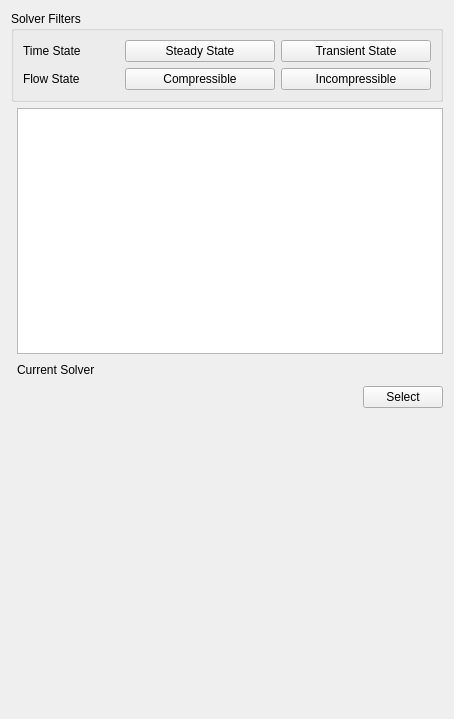
<?xml version="1.0" encoding="UTF-8"?>
<ui version="4.0">
 <class>SetupWidget</class>
 <widget class="QWidget" name="SetupWidget">
  <property name="geometry">
   <rect>
    <x>0</x>
    <y>0</y>
    <width>454</width>
    <height>719</height>
   </rect>
  </property>
  <property name="windowTitle">
   <string>Form</string>
  </property>
  <layout class="QGridLayout" name="gridLayout_4">
   <item row="0" column="0" colspan="2">
    <widget class="QGroupBox" name="groupBox">
     <property name="title">
      <string>Solver Filters</string>
     </property>
     <layout class="QGridLayout" name="gridLayout_3">
      <item row="0" column="0">
       <layout class="QHBoxLayout" name="horizontalLayout_4">
        <item>
         <widget class="QLabel" name="label_2">
          <property name="text">
           <string>Time State</string>
          </property>
         </widget>
        </item>
        <item>
         <layout class="QHBoxLayout" name="horizontalLayout_5">
          <item>
           <widget class="QPushButton" name="pushButton_SteadyState">
            <property name="enabled">
             <bool>true</bool>
            </property>
            <property name="minimumSize">
             <size>
              <width>150</width>
              <height>0</height>
             </size>
            </property>
            <property name="text">
             <string>Steady State</string>
            </property>
           </widget>
          </item>
          <item>
           <widget class="QPushButton" name="pushButton_Transient">
            <property name="minimumSize">
             <size>
              <width>150</width>
              <height>0</height>
             </size>
            </property>
            <property name="text">
             <string>Transient State</string>
            </property>
           </widget>
          </item>
         </layout>
        </item>
       </layout>
      </item>
      <item row="1" column="0">
       <layout class="QHBoxLayout" name="horizontalLayout_2">
        <item>
         <widget class="QLabel" name="label">
          <property name="text">
           <string>Flow State</string>
          </property>
         </widget>
        </item>
        <item>
         <layout class="QHBoxLayout" name="horizontalLayout">
          <item>
           <widget class="QPushButton" name="pushButton_Compressible">
            <property name="minimumSize">
             <size>
              <width>150</width>
              <height>0</height>
             </size>
            </property>
            <property name="text">
             <string>Compressible</string>
            </property>
           </widget>
          </item>
          <item>
           <widget class="QPushButton" name="pushButton_Incompressible">
            <property name="minimumSize">
             <size>
              <width>150</width>
              <height>0</height>
             </size>
            </property>
            <property name="text">
             <string>Incompressible</string>
            </property>
           </widget>
          </item>
         </layout>
        </item>
       </layout>
      </item>
     </layout>
    </widget>
   </item>
   <item row="1" column="1">
    <layout class="QGridLayout" name="gridLayout_2">
     <item row="0" column="0" colspan="2">
      <layout class="QGridLayout" name="gridLayout">
       <item row="1" column="2">
        <widget class="QLabel" name="label_CurrentSolver">
         <property name="text">
          <string/>
         </property>
        </widget>
       </item>
       <item row="1" column="1">
        <spacer name="horizontalSpacer">
         <property name="orientation">
          <enum>Qt::Horizontal</enum>
         </property>
         <property name="sizeHint" stdset="0">
          <size>
           <width>40</width>
           <height>20</height>
          </size>
         </property>
        </spacer>
       </item>
       <item row="0" column="0" colspan="3">
        <widget class="QTableWidget" name="tableWidget"/>
       </item>
       <item row="1" column="0">
        <widget class="QLabel" name="label_CurrentSolverTitle">
         <property name="text">
          <string>Current Solver</string>
         </property>
        </widget>
       </item>
      </layout>
     </item>
     <item row="1" column="0">
      <spacer name="horizontalSpacer_2">
       <property name="orientation">
        <enum>Qt::Horizontal</enum>
       </property>
       <property name="sizeHint" stdset="0">
        <size>
         <width>168</width>
         <height>20</height>
        </size>
       </property>
      </spacer>
     </item>
     <item row="1" column="1">
      <widget class="QPushButton" name="pushButton_Select">
       <property name="text">
        <string>Select</string>
       </property>
      </widget>
     </item>
    </layout>
   </item>
   <item row="2" column="1">
    <spacer name="verticalSpacer">
     <property name="orientation">
      <enum>Qt::Vertical</enum>
     </property>
     <property name="sizeHint" stdset="0">
      <size>
       <width>20</width>
       <height>284</height>
      </size>
     </property>
    </spacer>
   </item>
  </layout>
 </widget>
 <resources/>
 <connections/>
</ui>
